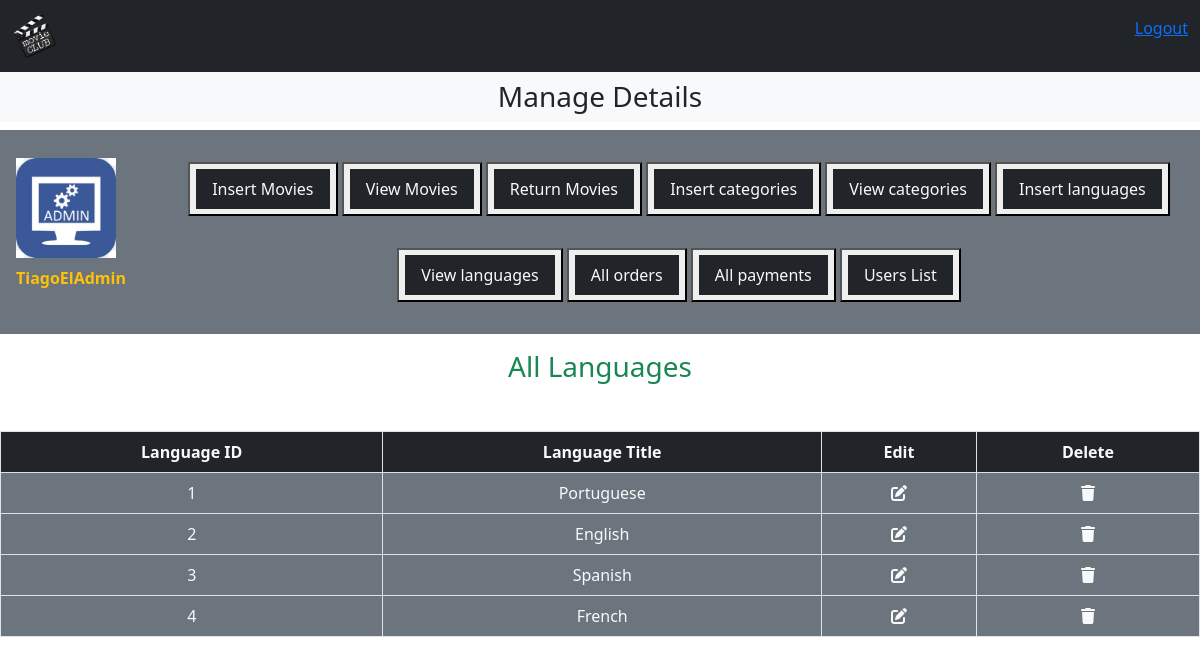
/admin/index.php?view_languages (signed in), run on the app's committed database.
### tables this page shows
CREATE TABLE `languages` (
  `language_id` int(11) NOT NULL,
  `language_title` varchar(100) NOT NULL
);

### admin/view_languages.php (the view)
<h3 class="text-center text-success">All Languages</h3>
<table class="table table-bordered mt-5 text-center">
    <thead class="bg-dark">
        <tr class="text-light">
            <th>Language ID</th>
            <th>Language Title</th>
            <th>Edit</th>
            <th>Delete</th>
        </tr>
    </thead>
    <tbody class="bg-secondary text-light">
        <?php
        $select_language = "SELECT * FROM languages";
        $result = mysqli_query($con, $select_language);
        while ($row = mysqli_fetch_assoc($result)) {
            $language_id = $row['language_id'];
            $language_title = $row['language_title'];
            ?>
            <tr class="text-center">
                <td><?php echo $language_id ?></td>
                <td>
                    <?php echo $language_title ?>
                </td>
                <td><a href='index.php?edit_language=<?php echo $language_id ?>' class='text-light'><i
                            class='fa-solid fa-pen-to-square'></i></a></td>
                <td><a href='index.php?delete_language=<?php echo $language_id ?>' class='text-light'><i
                            class='fa-solid fa-trash'></i></a></td>
            </tr>
        <?php } ?>
    </tbody>
</table>

### data on the page
languages: language_id "1", language_title "Portuguese"
languages: language_id "2", language_title "English"
languages: language_id "3", language_title "Spanish"
languages: language_id "4", language_title "French"

### other printed values
$_SESSION['admin_name'] "TiagoElAdmin"
